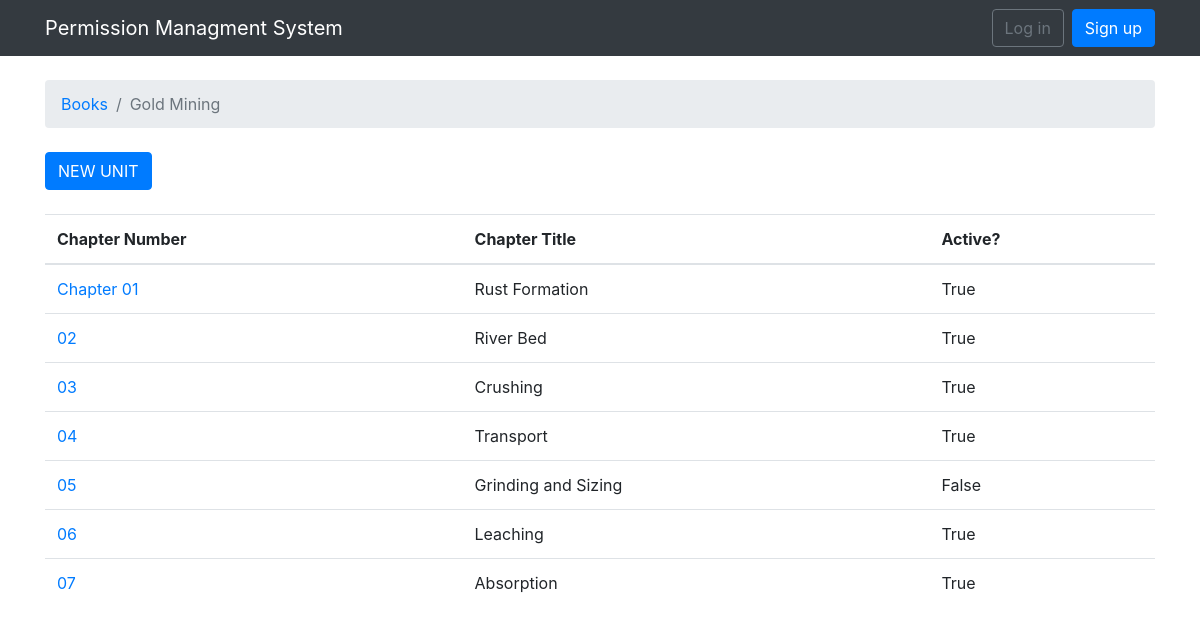
The app's page /books/11/ with its own data.
### permissions/models.py (models this page shows, shortened)
class Book(models.Model):
    title = models.CharField(max_length=100)
    isbn = models.CharField(max_length=13, unique=True)
    active = models.BooleanField(default=True)
    created_at = models.DateTimeField(auto_now_add=True, null=True)

class Unit(models.Model):
    book = models.ForeignKey(Book, null=True, related_name='units', on_delete=models.CASCADE)
    chapter_number = models.CharField(max_length=30)
    chapter_title = models.CharField(max_length=100)
    active = models.BooleanField()

### permissions/views.py (the view)
# urls.py: url(r'^books/(?P<pk>\d+)/$', views.book_units, name='book_units'),
def book_units(request, pk):
    book = get_object_or_404(Book, pk=pk)
    return render(request, 'units.html', {'book': book})

### templates/units.html (shortened to what this page needs)
{% extends 'base.html' %}
{% block breadcrumb %}
  <li class="breadcrumb-item"><a href="{% url 'home'%}">Books</a></li>
  <li class="breadcrumb-item active">{{ book.title }}</li>
{% endblock %}
{% block content %}
<div class="mb-4">
    <a href="{% url 'new_unit' book.pk %}" class="btn btn-primary">NEW UNIT</a>
</div>
<table class="table">
  <thead class="thead-inverse">
    <tr>
      <th>Chapter Number</th>
      <th>Chapter Title</th>
      <th>Active?</th>
    </tr>
  </thead>
  <tbody>
    {% for unit in book.units.all %}
      <tr>
        <td><a href="{% url 'unit_elements' book.pk unit.pk%}">{{ unit.chapter_number }}</a></td>
        <td>{{ unit.chapter_title }}</td>
        <td>{{ unit.active }}</td>
      </tr>
    {% endfor %}
  </tbody>
</table>
{% endblock %}

### records on screen
Book: title "Gold Mining"
Unit: chapter_number "Chapter 01", chapter_title "Rust Formation", active "True"
Unit: chapter_number "02", chapter_title "River Bed", active "True"
Unit: chapter_number "03", chapter_title "Crushing", active "True"
Unit: chapter_number "04", chapter_title "Transport", active "True"
Unit: chapter_number "05", chapter_title "Grinding and Sizing", active "False"
Unit: chapter_number "06", chapter_title "Leaching", active "True"
Unit: chapter_number "07", chapter_title "Absorption", active "True"
